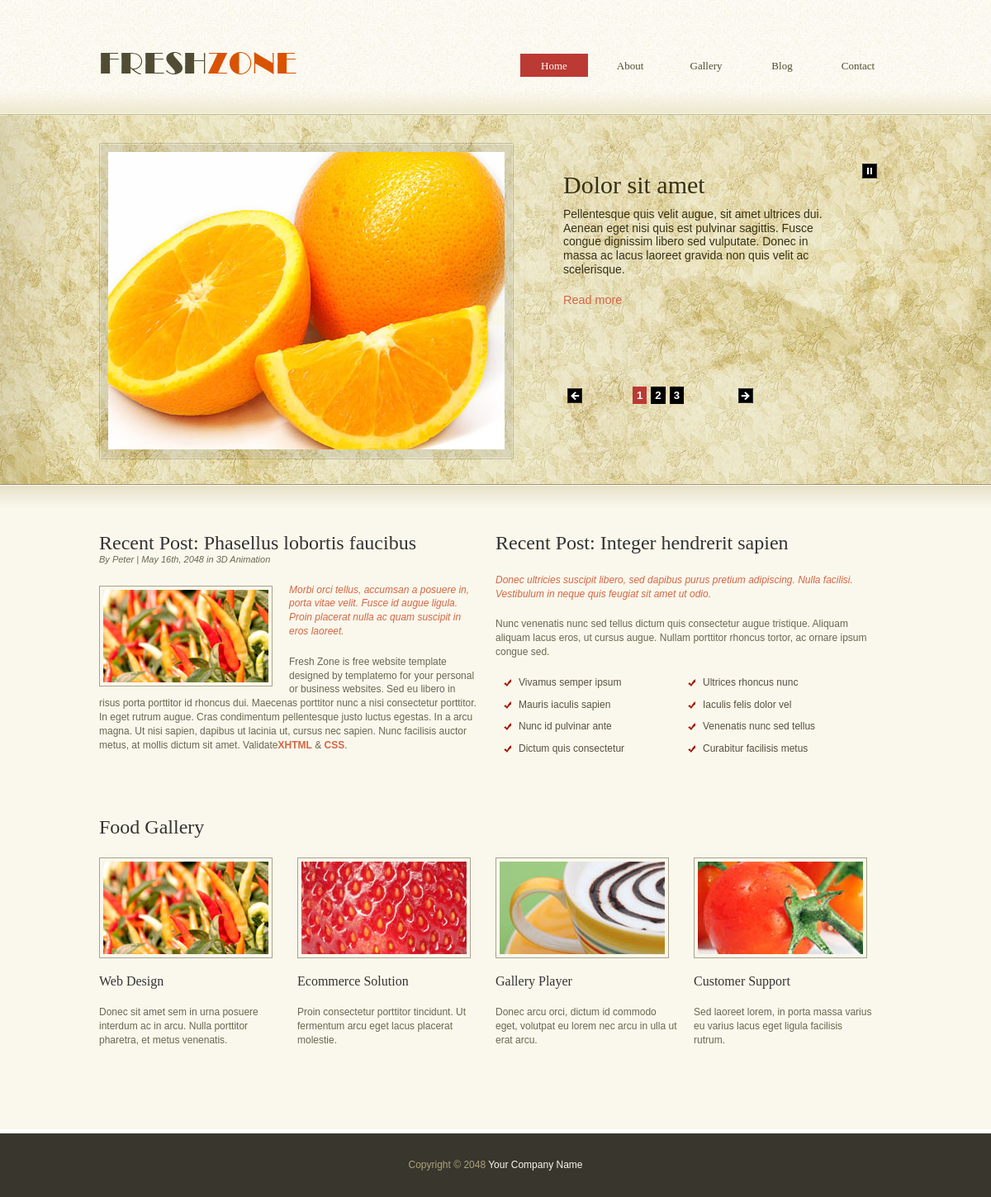
The page / on the database its author committed.
### app/models.py (models this page shows, shortened)
class Sliders(models.Model):
    title = models.CharField(max_length=255)
    description = models.CharField(max_length=500)
    class Meta:
        verbose_name = "Sliders"
        verbose_name_plural = "Sliders"

class SliderImages(models.Model):
    image_title = models.CharField(max_length=255)
    image = models.ImageField(upload_to="slider_images")
    class Meta:
        verbose_name = "Slider Images"
        verbose_name_plural = "Slider Images"

class ResentPost1(models.Model):
    title = models.CharField(max_length=255)
    description1 = models.CharField(max_length=500, blank=True, null=True)
    description2 = models.CharField(max_length=500, blank=True, null=True)
    description3 = models.CharField(max_length=1500, blank=True, null=True)
    image_title = models.CharField(max_length=255, blank=True, null=True)
    image_class = models.CharField(max_length=255, blank=True, null=True)
    image = models.ImageField(upload_to="resent_post1", blank=True, null=True)
    link_url1 = models.CharField(max_length=255, blank=True, null=True)
    link_url2 = models.CharField(max_length=255, blank=True, null=True)
    link_name1 = models.CharField(max_length=255, blank=True, null=True)
    link_name2 = models.CharField(max_length=255, blank=True, null=True)
    class Meta:
        verbose_name = "Resent Post1"
        verbose_name_plural = "Resent Post1"

class ResentPost2(models.Model):
    title = models.CharField(max_length=255)
    description1 = models.CharField(max_length=500, blank=True, null=True)
    description2 = models.CharField(max_length=500, blank=True, null=True)
    class Meta:
        verbose_name = "Resent Post2"
        verbose_name_plural = "Resent Post2"

class Post2List(models.Model):
    title = models.CharField(max_length=255)
    class Meta:
        verbose_name = "Post2 List"
        verbose_name_plural = "Post2 List"

class FoodGalleryMain(models.Model):
    title = models.CharField(max_length=255)
    class Meta:
        verbose_name = "Food Gallery Main"
        verbose_name_plural = "Food Gallery Main"

class FoodGallery(models.Model):
    title = models.CharField(max_length=255)
    description = models.CharField(max_length=255)
    image_title = models.CharField(max_length=255)
    image_class = models.CharField(max_length=255)
    image = models.ImageField(upload_to="food_gallery")
    class Meta:
        verbose_name = "Food Gallery"
        verbose_name_plural = "Food Gallery"

class FooterText(models.Model):
    text = models.CharField(max_length=255)
    link_url = models.URLField(max_length=255)
    link_name = models.CharField(max_length=255)
    class Meta:
        verbose_name = "Footer Text"
        verbose_name_plural = "Footer Text"

### app/views.py (the view)
# urls.py: path("", views.index, name = "index"),
def index(request):
    context = {
        "header_text": HeaderText.objects.all().first(),
        "footer_text": FooterText.objects.all().first(),
        "sliders": Sliders.objects.all(),
        "slider_images": SliderImages.objects.all(),
        "resent_post1": ResentPost1.objects.all().first(),
        "resent_post2": ResentPost2.objects.all().first(),
        "post2_list": Post2List.objects.all(),
        "food_gallery_main": FoodGalleryMain.objects.all().first(),
        "food_gallery": FoodGallery.objects.all(),
   }
    return render(request,"home.html", context)

### app/templates/home.html (shortened to what this page needs)
{% load static %}
{% load static %}
  {% block home_template %}
    <!DOCTYPE html PUBLIC "-//W3C//DTD XHTML 1.0 Transitional//EN" "http://www.w3.org/TR/xhtml1/DTD/xhtml1-transitional.dtd">
    <html xmlns="http://www.w3.org/1999/xhtml">
    <head>
      <link href="{% static "css/templatemo_style.css" %}" rel="stylesheet" type="text/css" />
      <link rel="stylesheet" type="text/css" href="{% static "css/ddsmoothmenu.css" %}" />
    <link rel="stylesheet" type="text/css" media="all" href="{% static "css/jquery.dualSlider.0.2.css" %}" />
    </head>
      <body>
        <div id="templatemo_header_wrapper">
            <div id="templatemo_header">
                <div id="site_title"><a href="#">{{header_text.title}}</a></div>
                <div id="templatemo_menu" class="ddsmoothmenu">
                    <ul>
                        <li><a href="{% url 'index' %}" class="selected" >Home</a></li>
                        <li><a href="{% url 'about' %}">About</a>
                        </li>
                        <li><a href="{% url 'portfolio' %}">Gallery</a>
                        </li>
                        <li><a href="{% url 'blog' %}">Blog</a></li>
                        <li><a href="{% url 'contact' %}">Contact</a></li>
                    </ul>
                    <br style="clear: left" />
                </div>
            </div>
        </div>
    <div id="templatemo_slider_wrapper">
        <div id="templatemo_slider">
        <div id="carousel">
            <div class="panel">
                    <div class="details_wrapper">
                        <div class="details">
                          {% for slider in sliders %}
                            <div class="detail">
                                <h2><a href="#">{{slider.title}}</a></h2>
                                <p>{{slider.description}}</p>
                                <a href="#" title="Read more" class="more">Read more</a>
                            </div>
                          {% endfor %}
                        </div>
                    </div>
                    <div class="paging">
                        <div id="numbers"></div>
                        <a href="javascript:void(0);" class="previous" title="Previous" >Previous</a>
                        <a href="javascript:void(0);" class="next" title="Next">Next</a>
                    </div>
                    <a href="javascript:void(0);"  class="pause" title="Turn off autoplay">Pause</a>
                </div>
                <div id="slider-image-frame">
                    <div class="backgrounds">
                        {% for slider in slider_images %}
                          <div class="item item_1">
                              <img src="{{slider.image.url}}" alt="{{slider.image_title}}" />
                          </div>
                        {% endfor %}
                    </div>
                </div>
            </div>
        </div>
    </div>
    <div id="templatemo_main_wrapper">
        <div id="templatemo_main">
            <div class="homepage_post col half float_l">
                <h2>{{resent_post1.title}}</h2>
                <div class="post_meta">{{resent_post1.description1}}</div>
                <img src="{{resent_post1.image.url}}" class="{{resent_post1.image_class}}" alt="{{resent_post1.image_title}}"/>
                <p><em>{{resent_post1.description2}}</em></p>
                <p>{{resent_post1.description3}}<a href="{{resent_post1.link_url1}}" rel="nofollow"><strong>{{resent_post1.link_name1}}</strong></a> &amp; <a href="{{resent_post1.link_url2}}" rel="nofollow"><strong>{{resent_post1.link_name2}}</strong></a>.</p>
            </div>
            <div class="col half float_r">
                <h2>{{resent_post2.title}}</h2>
                <p><em>{{resent_post2.description1}}</em></p>
                <p>{{resent_post2.description2}}</p>
                <ul class="templatemo_list">
                  {% for list in post2_list %}
                    <li class="flow">{{list.title}}</li>
                  {% endfor %}
                </ul>
            </div>
            <div class="cleaner h40"></div>
            <div id="food-gallery">
                <h2>{{food_gallery_main.title}}</h2>
                  {% for food in food_gallery %}
                    <div class="col one_fourth">
                        <img src="{{food.image.url}}" alt="{{food.image_title}}" class="{{food.image_class}}" />
                        <h5>{{food.title}}</h5>
                        <p>{{food.description}}</p>
                    </div>
                  {% endfor %}
            </div>
        </div>
    </div>
    <div id="templatemo_footer_wrapper">
      <div id="templatemo_footer">
          {{footer_text.text}} <a href="{{footer_text.link_url}}">{{footer_text.link_name}}</a>
      </div>
   </div>
  {% endblock %}

### app/static/css/templatemo_style.css (style rules this page uses)
body { margin: 0; padding: 0; color: #6a6651; font-family: "Lucida Sans Unicode", "Lucida Grande", sans-serif; font-size: 12px; line-height: 1.4em; background-color: #faf8ec; }
a, a:link, a:visited { color: #d46643; font-weight: normal; text-decoration: none; }
p { margin: 0 0 20px 0; padding: 0; }
img { border: none; }
em { color: #d46643; }
.imgage-with-frame { padding: 4px; border: 1px solid #a6a28d; }
.image_fl { float: left; margin: 3px 20px 5px 0; }
h1, h2, h3, h4, h5, h6 { color: #333; font-weight: normal; font-family: Georgia, "Times New Roman", Times, serif }
h2 { font-size: 24px; margin: 0 0 25px; padding: 3px 0 }
h5 { font-size: 16px; margin: 0 0 10px; padding: 0; }
.cleaner { clear: both }
.h40 { height: 40px }
.float_l { float: left }
.float_r { float: right }
.templatemo_list { margin: 10px 0 10px 10px; padding: 0; list-style: none; }
.templatemo_list li { color:#58503f; margin: 0 0 10px ; padding: 0 5px 0 18px; background: url(../images/list-tick.png) no-repeat scroll 0 4px; }
.templatemo_list li.flow { display: block; float: left; width: 180px; margin-right: 20px; }
#templatemo_header_wrapper { width: 100%; height: 140px; background: url(../images/templatemo_header.jpg) repeat-x }
#templatemo_header { width: 960px; padding: 0 10px; margin: 0 auto; }
#templatemo_slider_wrapper { width: 100%; height: 446px; background: #aca177 url(../images/templatemo_slider.jpg) no-repeat center top }
#templatemo_slider { width: 960px; padding: 33px 10px; height: 446px; margin: 0 auto; overflow: hidden; }
#templatemo_main_wrapper { width: 100%; background: url(../images/templatemo_main.jpg) repeat-x top }
#templatemo_main { width: 960px; padding: 60px 10px; margin: 0 auto; }
#templatemo_footer_wrapper { width: 100%; background: #38362d; border-top: 5px solid #ffffff }
#templatemo_footer { width: 960px; padding: 30px 10px; margin: 0 auto; }
#site_title { float: left; }
#site_title a { margin-top: 50px; display: block; font-size: 12px; font-family: Georgia, "Times New Roman", Times, serif; width: 240px; height: 54px; color: #acacac; text-indent: -10000px; background: url(../images/templatemo_logo.png) no-repeat center left; }
#templatemo_menu { float: right }
.homepage_post { margin-bottom: 40px; }
.homepage_post h2 { margin-bottom: 0; }
.homepage_post .post_meta { font-style: italic; font-size: 11px; margin-bottom: 20px; }
#food-gallery img, #food-gallery h5 { margin-bottom: 20px; }
.col { float: left; margin: 0 20px 20px 0 }
.half { width: 460px }
.one_fourth { width: 220px }
#templatemo_footer { color: #ada278; text-align: center }
#templatemo_footer a { color: #faf8ec }

### app/static/css/ddsmoothmenu.css (style rules this page uses)
.ddsmoothmenu { margin-top: 65px }
.ddsmoothmenu ul { z-index:100; margin: 0; padding: 0; list-style-type: none; }
.ddsmoothmenu ul li { position: relative; display: inline; float: left; }
.ddsmoothmenu ul li a { display: block; height: 28px; width: 82px; margin-left: 10px; line-height: 30px; font-size: 13px; font-family: Georgia, "Times New Roman", Times, serif; color: #514d34; text-align: center; text-decoration: none; font-weight: 400; outline: none; }
.ddsmoothmenu ul li a.selected, .ddsmoothmenu ul li a:hover { background: #bb3a33; color: #fff }

### rows shown on the page
Sliders: title "Dolor sit amet", description "Pellentesque quis velit augue, sit amet ultrices dui. Aenean eget nisi quis est pulvinar sagittis. Fusce congue dignissim libero sed vulputate. Donec in massa ac lacus laoreet gravida non quis velit ac scelerisque."
SliderImages: image (picture)
ResentPost1: title "Recent Post: Phasellus lobortis faucibus", description1 "By Peter | May 16th, 2048 in 3D Animation", image (picture), description2 "Morbi orci tellus, accumsan a posuere in, porta vitae velit. Fusce id augue ligula. Proin placerat nulla ac quam suscipit in eros laoreet.", description3 "Fresh Zone is free website template designed by templatemo for your personal or business websites. Sed eu libero in risus porta porttitor id rhoncus dui. Maecenas porttitor nunc a nisi consectetur porttitor. In eget rutrum augue. Cras condimentum pellentesque justo luctus egestas. In a arcu magna. Ut nisi sapien, dapibus ut lacinia ut, cursus nec sapien. Nunc facilisis auctor metus, at mollis dictum sit amet. Validate", link_name1 "XHTML", link_name2 "CSS"
ResentPost2: title "Recent Post: Integer hendrerit sapien", description1 "Donec ultricies suscipit libero, sed dapibus purus pretium adipiscing. Nulla facilisi. Vestibulum in neque quis feugiat sit amet ut odio.", description2 "Nunc venenatis nunc sed tellus dictum quis consectetur augue tristique. Aliquam aliquam lacus eros, ut cursus augue. Nullam porttitor rhoncus tortor, ac ornare ipsum congue sed."
Post2List: title "Vivamus semper ipsum"
Post2List: title "Ultrices rhoncus nunc"
Post2List: title "Mauris iaculis sapien"
Post2List: title "Iaculis felis dolor vel"
Post2List: title "Nunc id pulvinar ante"
Post2List: title "Venenatis nunc sed tellus"
Post2List: title "Dictum quis consectetur"
Post2List: title "Curabitur facilisis metus"
FoodGalleryMain: title "Food Gallery"
FoodGallery: image (picture), title "Web Design", description "Donec sit amet sem in urna posuere interdum ac in arcu. Nulla porttitor pharetra, et metus venenatis."
FoodGallery: image (picture), title "Ecommerce Solution", description "Proin consectetur porttitor tincidunt. Ut fermentum arcu eget lacus placerat molestie."
FoodGallery: image (picture), title "Gallery Player", description "Donec arcu orci, dictum id commodo eget, volutpat eu lorem nec arcu in ulla ut erat arcu."
FoodGallery: image (picture), title "Customer Support", description "Sed laoreet lorem, in porta massa varius eu varius lacus eget ligula facilisis rutrum."
FooterText: text "Copyright © 2048", link_name "Your Company Name"
